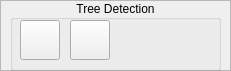
           <widget class="QFrame" name="method_frame">
            <property name="geometry">
             <rect>
              <x>10</x>
              <y>90</y>
              <width>231</width>
              <height>71</height>
             </rect>
            </property>
            <property name="toolTip">
             <string/>
            </property>
            <property name="statusTip">
             <string>uio</string>
            </property>
            <property name="whatsThis">
             <string>uio</string>
            </property>
            <property name="accessibleName">
             <string>uio</string>
            </property>
            <property name="accessibleDescription">
             <string>uio</string>
            </property>
            <property name="frameShape">
             <enum>QFrame::StyledPanel</enum>
            </property>
            <property name="frameShadow">
             <enum>QFrame::Raised</enum>
            </property>
            <property name="lineWidth">
             <number>2</number>
            </property>
            <widget class="QGroupBox" name="method_box">
             <property name="geometry">
              <rect>
               <x>10</x>
               <y>0</y>
               <width>211</width>
               <height>71</height>
              </rect>
             </property>
             <property name="title">
              <string>Tree Detection</string>
             </property>
             <property name="alignment">
              <set>Qt::AlignCenter</set>
             </property>
             <widget class="QPushButton" name="method_hackenberg">
              <property name="geometry">
               <rect>
                <x>10</x>
                <y>20</y>
                <width>40</width>
                <height>40</height>
               </rect>
              </property>
              <property name="toolTip">
               <string>&lt;html&gt;&lt;head/&gt;&lt;body&gt;&lt;p&gt;Tree detection based on Hackenberg et al.&lt;/p&gt;&lt;/body&gt;&lt;/html&gt;</string>
              </property>
              <property name="autoFillBackground">
               <bool>false</bool>
              </property>
              <property name="text">
               <string/>
              </property>
              <property name="icon">
               <iconset>
                <normaloff>../resources/hackenberg.png</normaloff>../resources/hackenberg.png</iconset>
              </property>
             </widget>
             <widget class="QPushButton" name="complete_folder_button">
              <property name="geometry">
               <rect>
                <x>60</x>
                <y>20</y>
                <width>40</width>
                <height>40</height>
               </rect>
              </property>
              <property name="toolTip">
               <string>&lt;html&gt;&lt;head/&gt;&lt;body&gt;&lt;p&gt;Tree detection based on Hackenberg et al, run on all clouds in data folder.&lt;/p&gt;&lt;/body&gt;&lt;/html&gt;</string>
              </property>
              <property name="autoFillBackground">
               <bool>false</bool>
              </property>
              <property name="text">
               <string/>
              </property>
              <property name="icon">
               <iconset>
                <normaloff>../resources/ccOpen.png</normaloff>../resources/ccOpen.png</iconset>
              </property>
             </widget>
            </widget>
           </widget>
